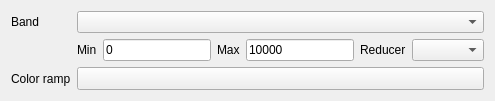
                       <widget class="QWidget" name="page_4">
                        <layout class="QVBoxLayout" name="verticalLayout_6">
                         <item>
                          <layout class="QFormLayout" name="formLayout">
                           <item row="0" column="0">
                            <widget class="QLabel" name="label_6">
                             <property name="minimumSize">
                              <size>
                               <width>0</width>
                               <height>0</height>
                              </size>
                             </property>
                             <property name="text">
                              <string>Band</string>
                             </property>
                            </widget>
                           </item>
                           <item row="0" column="1">
                            <widget class="QComboBox" name="mPseudoColorBand">
                             <property name="sizePolicy">
                              <sizepolicy hsizetype="Preferred" vsizetype="Fixed">
                               <horstretch>0</horstretch>
                               <verstretch>0</verstretch>
                              </sizepolicy>
                             </property>
                             <property name="toolTip">
                              <string/>
                             </property>
                            </widget>
                           </item>
                           <item row="1" column="1">
                            <layout class="QHBoxLayout" name="horizontalLayout_8">
                             <property name="topMargin">
                              <number>0</number>
                             </property>
                             <item>
                              <widget class="QLabel" name="label_47">
                               <property name="minimumSize">
                                <size>
                                 <width>0</width>
                                 <height>0</height>
                                </size>
                               </property>
                               <property name="text">
                                <string>Min</string>
                               </property>
                              </widget>
                             </item>
                             <item>
                              <widget class="QLineEdit" name="mPseudoColorMin">
                               <property name="enabled">
                                <bool>true</bool>
                               </property>
                               <property name="sizePolicy">
                                <sizepolicy hsizetype="Expanding" vsizetype="Fixed">
                                 <horstretch>0</horstretch>
                                 <verstretch>0</verstretch>
                                </sizepolicy>
                               </property>
                               <property name="maximumSize">
                                <size>
                                 <width>16777215</width>
                                 <height>16777215</height>
                                </size>
                               </property>
                               <property name="text">
                                <string>0</string>
                               </property>
                              </widget>
                             </item>
                             <item>
                              <widget class="QLabel" name="label_52">
                               <property name="minimumSize">
                                <size>
                                 <width>0</width>
                                 <height>0</height>
                                </size>
                               </property>
                               <property name="text">
                                <string>Max</string>
                               </property>
                              </widget>
                             </item>
                             <item>
                              <widget class="QLineEdit" name="mPseudoColorMax">
                               <property name="enabled">
                                <bool>true</bool>
                               </property>
                               <property name="sizePolicy">
                                <sizepolicy hsizetype="Expanding" vsizetype="Fixed">
                                 <horstretch>0</horstretch>
                                 <verstretch>0</verstretch>
                                </sizepolicy>
                               </property>
                               <property name="maximumSize">
                                <size>
                                 <width>16777215</width>
                                 <height>16777215</height>
                                </size>
                               </property>
                               <property name="text">
                                <string>10000</string>
                               </property>
                              </widget>
                             </item>
                             <item>
                              <widget class="QLabel" name="label_55">
                               <property name="minimumSize">
                                <size>
                                 <width>0</width>
                                 <height>0</height>
                                </size>
                               </property>
                               <property name="text">
                                <string>Reducer</string>
                               </property>
                              </widget>
                             </item>
                             <item>
                              <widget class="QComboBox" name="mReducerPseudoColor">
                               <property name="sizePolicy">
                                <sizepolicy hsizetype="Expanding" vsizetype="Fixed">
                                 <horstretch>0</horstretch>
                                 <verstretch>0</verstretch>
                                </sizepolicy>
                               </property>
                               <property name="toolTip">
                                <string/>
                               </property>
                               <property name="currentIndex">
                                <number>-1</number>
                               </property>
                              </widget>
                             </item>
                            </layout>
                           </item>
                           <item row="2" column="0">
                            <widget class="QLabel" name="label_9">
                             <property name="minimumSize">
                              <size>
                               <width>0</width>
                               <height>0</height>
                              </size>
                             </property>
                             <property name="text">
                              <string>Color ramp</string>
                             </property>
                            </widget>
                           </item>
                           <item row="2" column="1">
                            <widget class="QgsColorRampButton" name="mPseudoColorRamp">
                             <property name="sizePolicy">
                              <sizepolicy hsizetype="Preferred" vsizetype="Fixed">
                               <horstretch>0</horstretch>
                               <verstretch>0</verstretch>
                              </sizepolicy>
                             </property>
                             <property name="text">
                              <string/>
                             </property>
                            </widget>
                           </item>
                          </layout>
                         </item>
                        </layout>
                       </widget>
